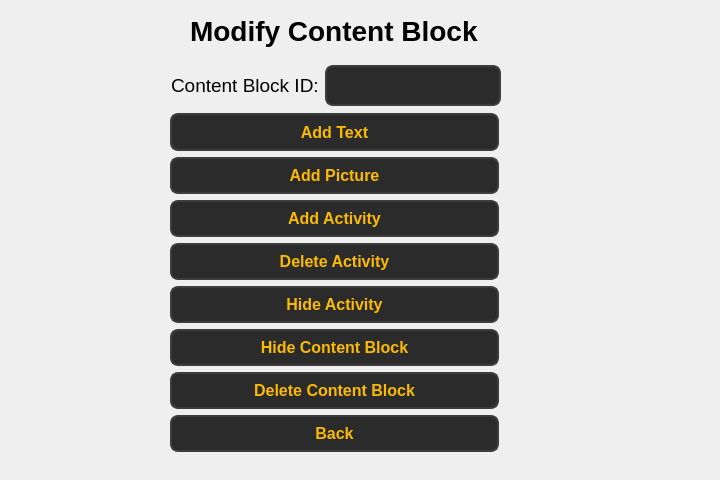
<?xml version="1.0" encoding="UTF-8"?>
<ui version="4.0">
 <class>Form</class>
 <widget class="QWidget" name="Form">
  <property name="geometry">
   <rect>
    <x>0</x>
    <y>0</y>
    <width>720</width>
    <height>480</height>
   </rect>
  </property>
  <property name="windowTitle">
   <string>Form</string>
  </property>
  <widget class="QLabel" name="label">
   <property name="geometry">
    <rect>
     <x>190</x>
     <y>10</y>
     <width>291</width>
     <height>41</height>
    </rect>
   </property>
   <property name="font">
    <font>
     <pointsize>21</pointsize>
     <bold>true</bold>
    </font>
   </property>
   <property name="text">
    <string>Modify Content Block</string>
   </property>
  </widget>
  <widget class="QWidget" name="">
   <property name="geometry">
    <rect>
     <x>171</x>
     <y>63</y>
     <width>330</width>
     <height>45</height>
    </rect>
   </property>
   <layout class="QHBoxLayout" name="horizontalLayout">
    <item>
     <widget class="QLabel" name="label_5">
      <property name="font">
       <font>
        <pointsize>14</pointsize>
       </font>
      </property>
      <property name="text">
       <string>Content Block ID:</string>
      </property>
     </widget>
    </item>
    <item>
     <widget class="QLineEdit" name="lineEdit_4">
      <property name="styleSheet">
       <string notr="true">QLineEdit {
        background-color: #2b2b2b;  /* Dark background */
        color: #fcba03;  /* Text color */
        border: 2px solid #3d3d3d;  /* Border color */
        border-radius: 8px;  /* Rounded corners */
        padding: 8px;  /* Padding inside the input field */
        font-size: 16px;  /* Font size */
        font-weight: bold;  /* Bold font */
    }

    QLineEdit:hover {
        background-color: #3d3d3d;  /* Background when hovered */
        border: 2px solid #fcba03;  /* Border color when hovered */
    }

    QLineEdit:focus {
        background-color: #1a1a1a;  /* Background when focused */
        border: 2px solid #fcba03;  /* Border color when focused */
        color: #ffffff;  /* Text color when focused */
    }</string>
      </property>
     </widget>
    </item>
   </layout>
  </widget>
  <widget class="QPushButton" name="pushButton_8">
   <property name="geometry">
    <rect>
     <x>170</x>
     <y>243</y>
     <width>329</width>
     <height>37</height>
    </rect>
   </property>
   <property name="styleSheet">
    <string notr="true">QPushButton {
        background-color: #2b2b2b;  
        color: #fcba03;              
        border: 2px solid #3d3d3d;      
        border-radius: 8px;          
        padding: 8px 16px;            
        font-size: 16px;            
        font-weight: bold;
    
    }

    QPushButton:hover {
        background-color: #fcba03;
		 color: #000000;
        border: 2px solid #5a5a5a;    
    }

    QPushButton:pressed {
        background-color: #1a1a1a;      
        border: 2px solid #2b2b2b;      
    }</string>
   </property>
   <property name="text">
    <string>Delete Activity</string>
   </property>
  </widget>
  <widget class="QPushButton" name="pushButton_5">
   <property name="geometry">
    <rect>
     <x>170</x>
     <y>113</y>
     <width>329</width>
     <height>38</height>
    </rect>
   </property>
   <property name="styleSheet">
    <string notr="true">QPushButton {
        background-color: #2b2b2b;  
        color: #fcba03;              
        border: 2px solid #3d3d3d;      
        border-radius: 8px;          
        padding: 8px 16px;            
        font-size: 16px;            
        font-weight: bold;
    
    }

    QPushButton:hover {
        background-color: #fcba03;
		 color: #000000;
        border: 2px solid #5a5a5a;    
    }

    QPushButton:pressed {
        background-color: #1a1a1a;      
        border: 2px solid #2b2b2b;      
    }</string>
   </property>
   <property name="text">
    <string>Add Text</string>
   </property>
  </widget>
  <widget class="QPushButton" name="pushButton_6">
   <property name="geometry">
    <rect>
     <x>170</x>
     <y>157</y>
     <width>329</width>
     <height>37</height>
    </rect>
   </property>
   <property name="styleSheet">
    <string notr="true">QPushButton {
        background-color: #2b2b2b;  
        color: #fcba03;              
        border: 2px solid #3d3d3d;      
        border-radius: 8px;          
        padding: 8px 16px;            
        font-size: 16px;            
        font-weight: bold;
    
    }

    QPushButton:hover {
        background-color: #fcba03;
		 color: #000000;
        border: 2px solid #5a5a5a;    
    }

    QPushButton:pressed {
        background-color: #1a1a1a;      
        border: 2px solid #2b2b2b;      
    }</string>
   </property>
   <property name="text">
    <string>Add Picture</string>
   </property>
  </widget>
  <widget class="QPushButton" name="pushButton_back_5">
   <property name="geometry">
    <rect>
     <x>170</x>
     <y>415</y>
     <width>329</width>
     <height>37</height>
    </rect>
   </property>
   <property name="styleSheet">
    <string notr="true">QPushButton {
        background-color: #2b2b2b;  
        color: #fcba03;              
        border: 2px solid #3d3d3d;      
        border-radius: 8px;          
        padding: 8px 16px;            
        font-size: 16px;            
        font-weight: bold;
    
    }

    QPushButton:hover {
        background-color: #fcba03;
		 color: #000000;
        border: 2px solid #5a5a5a;    
    }

    QPushButton:pressed {
        background-color: #1a1a1a;      
        border: 2px solid #2b2b2b;      
    }</string>
   </property>
   <property name="text">
    <string>Back</string>
   </property>
  </widget>
  <widget class="QPushButton" name="pushButton_back_4">
   <property name="geometry">
    <rect>
     <x>170</x>
     <y>372</y>
     <width>329</width>
     <height>37</height>
    </rect>
   </property>
   <property name="styleSheet">
    <string notr="true">QPushButton {
        background-color: #2b2b2b;  
        color: #fcba03;              
        border: 2px solid #3d3d3d;      
        border-radius: 8px;          
        padding: 8px 16px;            
        font-size: 16px;            
        font-weight: bold;
    
    }

    QPushButton:hover {
        background-color: #fcba03;
		 color: #000000;
        border: 2px solid #5a5a5a;    
    }

    QPushButton:pressed {
        background-color: #1a1a1a;      
        border: 2px solid #2b2b2b;      
    }</string>
   </property>
   <property name="text">
    <string>Delete Content Block</string>
   </property>
  </widget>
  <widget class="QPushButton" name="pushButton_back_3">
   <property name="geometry">
    <rect>
     <x>170</x>
     <y>329</y>
     <width>329</width>
     <height>37</height>
    </rect>
   </property>
   <property name="styleSheet">
    <string notr="true">QPushButton {
        background-color: #2b2b2b;  
        color: #fcba03;              
        border: 2px solid #3d3d3d;      
        border-radius: 8px;          
        padding: 8px 16px;            
        font-size: 16px;            
        font-weight: bold;
    
    }

    QPushButton:hover {
        background-color: #fcba03;
		 color: #000000;
        border: 2px solid #5a5a5a;    
    }

    QPushButton:pressed {
        background-color: #1a1a1a;      
        border: 2px solid #2b2b2b;      
    }</string>
   </property>
   <property name="text">
    <string>Hide Content Block</string>
   </property>
  </widget>
  <widget class="QPushButton" name="pushButton_back_2">
   <property name="geometry">
    <rect>
     <x>170</x>
     <y>286</y>
     <width>329</width>
     <height>37</height>
    </rect>
   </property>
   <property name="styleSheet">
    <string notr="true">QPushButton {
        background-color: #2b2b2b;  
        color: #fcba03;              
        border: 2px solid #3d3d3d;      
        border-radius: 8px;          
        padding: 8px 16px;            
        font-size: 16px;            
        font-weight: bold;
    
    }

    QPushButton:hover {
        background-color: #fcba03;
		 color: #000000;
        border: 2px solid #5a5a5a;    
    }

    QPushButton:pressed {
        background-color: #1a1a1a;      
        border: 2px solid #2b2b2b;      
    }</string>
   </property>
   <property name="text">
    <string>Hide Activity</string>
   </property>
  </widget>
  <widget class="QPushButton" name="pushButton_7">
   <property name="geometry">
    <rect>
     <x>170</x>
     <y>200</y>
     <width>329</width>
     <height>37</height>
    </rect>
   </property>
   <property name="styleSheet">
    <string notr="true">QPushButton {
        background-color: #2b2b2b;  
        color: #fcba03;              
        border: 2px solid #3d3d3d;      
        border-radius: 8px;          
        padding: 8px 16px;            
        font-size: 16px;            
        font-weight: bold;
    
    }

    QPushButton:hover {
        background-color: #fcba03;
		 color: #000000;
        border: 2px solid #5a5a5a;    
    }

    QPushButton:pressed {
        background-color: #1a1a1a;      
        border: 2px solid #2b2b2b;      
    }</string>
   </property>
   <property name="text">
    <string>Add Activity</string>
   </property>
  </widget>
 </widget>
 <resources/>
 <connections/>
</ui>
